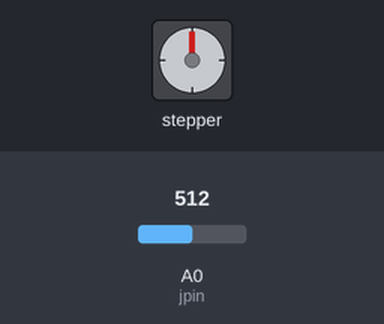
The sketch below on a simulated Arduino Uno, built with avr-gcc and run on an emulated ATmega328P. Parts: stepper motor. The inputs (shaded band) are chosen by the test bench; at power-on: A0 (jpin) = 512. Stepper angles assume 2048 steps per turn; what the sketch prints to the serial monitor is not drawn.

Above: at 1.2 s.
1.3 s: A0 (jpin) set to 493
At 1.75 s:
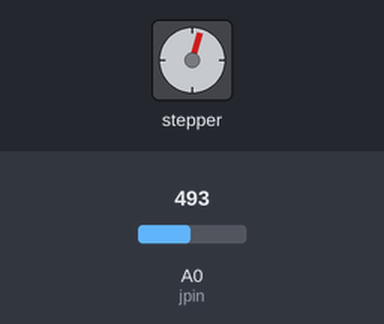
At 2.35 s:
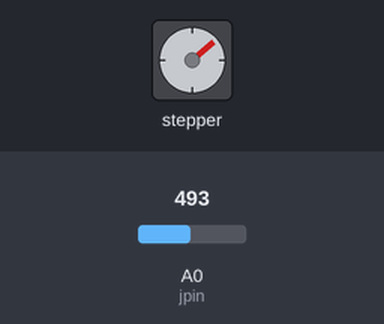
4.3 s: A0 (jpin) set to 1023
10.3 s: A0 (jpin) set to 1010
At 11.7 s:
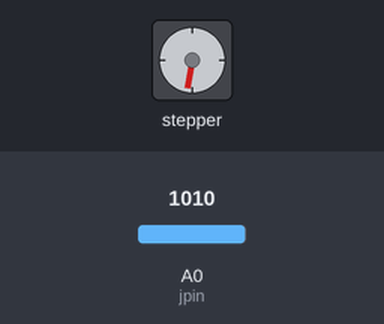
Timing chart, 0 to 13.3 s (numbered marks = the images above; inputs shaded):
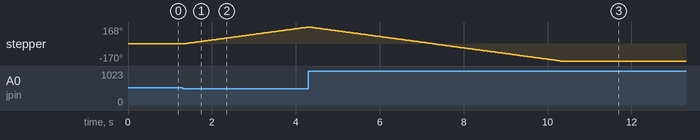

The sketch:

StepperMotor.ino
```cpp
// Include Stepper motor library
#include <Stepper.h>

// give intergers to variables:
int stepsPerRevolution = 2048;
int motSpeed = 20;
int jpin = A0;
int IN1 = 8;
int IN2 = 9;
int IN3 = 10;
int IN4 = 11;
int opt;

// Enables pins to work:
Stepper mystepper(stepsPerRevolution, 8, 10, 9, 11);

void setup() {
  // put your setup code here, to run once:
  Serial.begin(9600);             // turn on the Serial Monitor
  mystepper.setSpeed(motSpeed);   // Sets a speed to the motor
  pinMode(jpin, INPUT);           // Setting jpin as an input
}

void loop() {
  // put your main code here, to run repeatedly:
  int val = analogRead(jpin);       // Reads the bit value of the pin
  opt = map(val, 0, 1023, 0, 2);    // Converts the value from 0-1023 to 0-2 without decimals
  Serial.println(opt);              // Print out the values of the options to see if it functions

  // If the option is 1 (middle on the joystick), the motor will not roatet
  if (opt == 1) {
    mystepper.step(0);    // Not rotating
  } else
  // if the option is 0 (down on the joystick), the motor wil rotate clockwise.
  if (opt == 0) {
    mystepper.step(1);
  } else
  // if the option is 2 (up on the joystick), the motor wil rotate counterclockwise.
  if (opt == 2) {
    mystepper.step(-1);
  }
}
```

Measured:
- the behaviour switches between 512 and 511 on A0 (jpin) (found by bisection; images 0 and 1)
- after the input at 1.3 s, stepper: keeps turning clockwise at about 57°/s, starting at once
- after the input at 10.3 s, stepper: goes on until 10.3 s, then stays -170°
